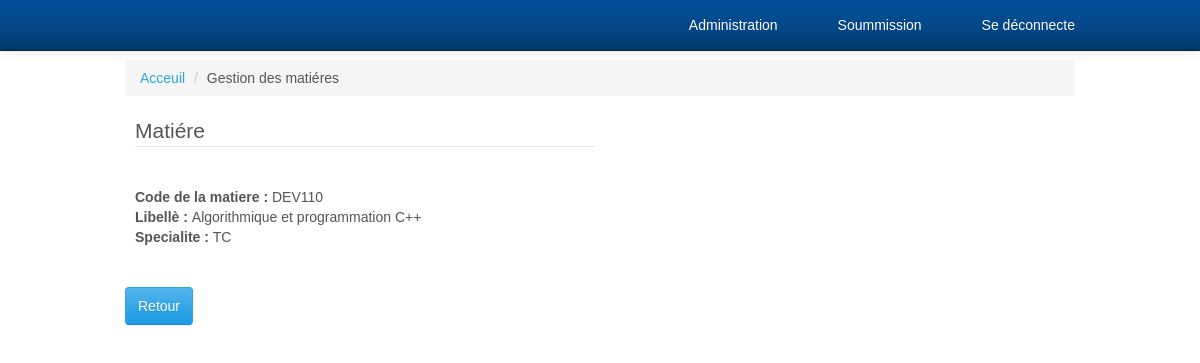
The page /admin/detail_matiere.php?id_matiere=2 (signed in) on the database its author committed.
### tables this page shows
CREATE TABLE `matiere` (
  `id_matiere` int(10) PRIMARY KEY AUTO_INCREMENT ,
  `code` varchar(20)  UNIQUE,
  `libelle` varchar(50) DEFAULT NULL,
  `specialite` varchar(20) DEFAULT NULL,
  `charge` INT(20) NOT NULL,
  `id_module` int(10)  NOT NULL,
  `id_semestre` int(10) NOT NULL,
  `id_type_matiere` int(10) NOT NULL,
  FOREIGN KEY (id_module) REFERENCES module(id_module),
  FOREIGN KEY (id_semestre) REFERENCES semestre(id_semestre),
  FOREIGN KEY (id_type_matiere) REFERENCES type_matiere(id_type_matiere)
);

### admin/detail_matiere.php (the view, shortened to what this page needs)
<!DOCTYPE html>
<html lang="en">
<head>
</head>
<body>
<div class="container">
    <div class="row">
        <div class="col-lg-12">
            <ol class="breadcrumb">
                <li><a href="acceuil.php">Acceuil</a>
                </li>
                <li>Gestion des matiéres</li>
            </ol>
        </div>
    </div>
<?php
include_once "../connexion.php";
$id_matiere = $_GET['id_matiere'];
$req_detail = "SELECT * FROM matiere WHERE id_matiere = $id_matiere";
$req = mysqli_query($conn , $req_detail);
while($row=mysqli_fetch_assoc($req)){
?>
 <div class="container">
    <div class="row justify-content-center">
      <div class="col-md-6">
        <fieldset>
          <legend>Matiére</legend>
          <br><br>
          <?php echo "<strong>Code de la matiere : </strong>". $row['code']; ?><br>
          <?php echo "<strong>Libellè : </strong>". $row['libelle']; ?><br>
          <?php echo "<strong> Specialite : </strong>" . $row['specialite']; ?><br>
        </fieldset>
        <br><br>
      </div>
    </div>
  </div>
  <p>
        <a href="matiere.php" class = "btn btn-primary" >Retour</a>
        </p>
<?php
}
include "../nav_bar.php";
?>
</body>
</html>

### admin/CSS/modern-business.css (style rules this page uses)
﻿ html, body { height: 100%; }
body { padding-top: 50px; }

### admin/CSS/style.css (style rules this page uses)
body { margin: 0; padding: 0; font-family:Arial, Helvetica, sans-serif; }

### rows shown on the page
matiere: code "DEV110", libelle "Algorithmique et programmation C++", specialite "TC"
